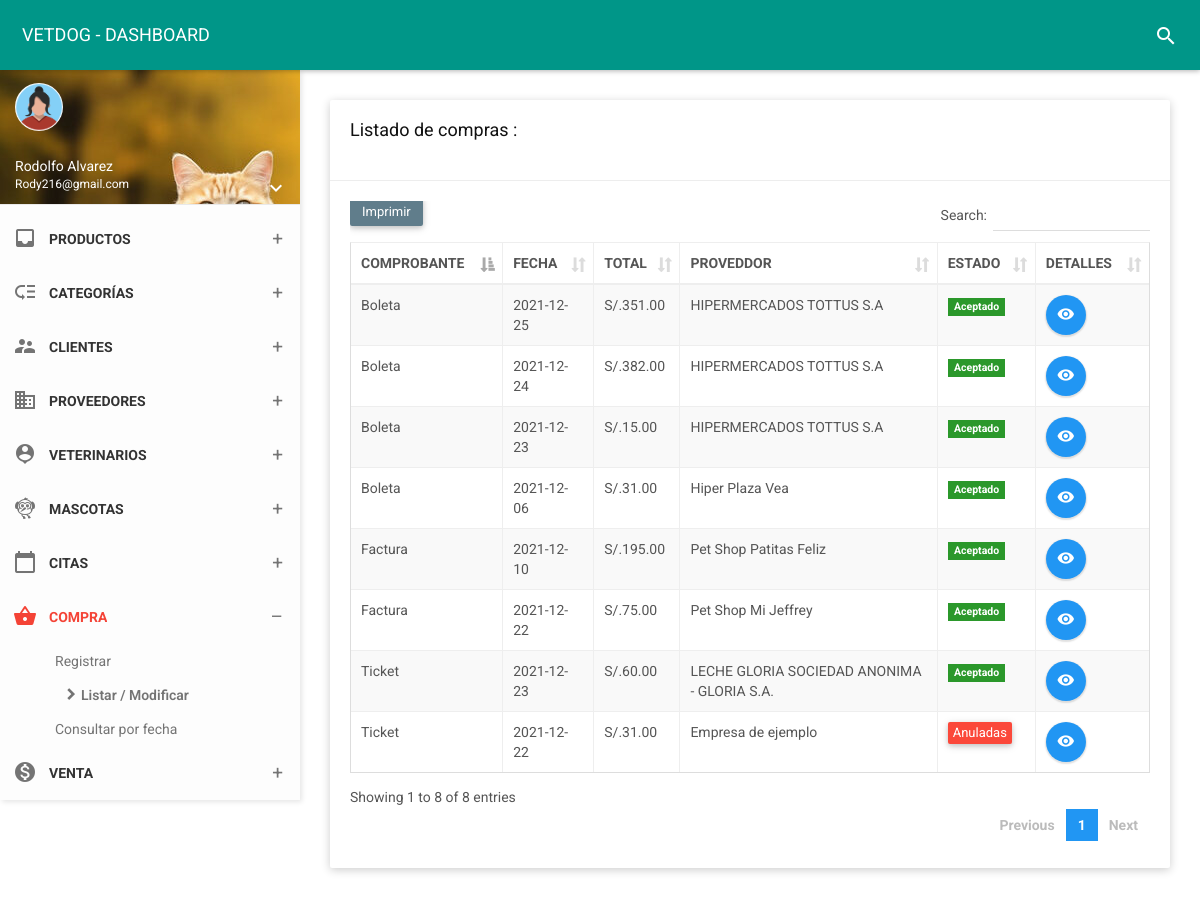
/folder/compra.php (signed in), run on the app's committed database.
### tables this page shows
CREATE TABLE `compra` (
  `id_compra` int(11) NOT NULL,
  `fecha` date NOT NULL,
  `estado` char(1) NOT NULL,
  `id_prove` int(11) NOT NULL,
  `total` decimal(10,2) NOT NULL,
  `tipoc` varchar(25) NOT NULL,
  `tipopa` varchar(15) NOT NULL
);

CREATE TABLE `supplier` (
  `id_prove` int(11) NOT NULL,
  `nomprove` varchar(255) NOT NULL,
  `ruc` char(14) NOT NULL,
  `direcc` varchar(200) NOT NULL,
  `pais` varchar(50) NOT NULL,
  `tele` char(12) NOT NULL,
  `corre` varchar(35) NOT NULL,
  `estado` char(1) NOT NULL,
  `fere` timestamp NOT NULL DEFAULT current_timestamp() ON UPDATE current_timestamp()
);

### controlador/compracontrolador.php (called while the page is built, shortened)
<?php
class compracontrolador{
    function mostrar(){
        require_once '../vista/compra/mostrar.php';
    }
    }

### vista/compra/mostrar.php (the view, shortened to what this page needs)
<!DOCTYPE html>
<html>
<head>
    <link href="../assets/plugins/bootstrap/css/bootstrap.css" rel="stylesheet">
    <link href="../assets/plugins/node-waves/waves.css" rel="stylesheet" />
    <link href="../assets/plugins/animate-css/animate.css" rel="stylesheet" />
    <link href="../assets/plugins/jquery-datatable/skin/bootstrap/css/dataTables.bootstrap.css" rel="stylesheet">
    <link href="../css/style.css" rel="stylesheet">
    <link href="../assets/css/themes/all-themes.css" rel="stylesheet" />
</head>
<body class="theme-red">
    <nav class="navbar">
        <div class="container-fluid">
            <div class="navbar-header">
                <a class="navbar-brand" href="../vista/panel-admin/administrador"> VETDOG - DASHBOARD </a>
            </div>
            <div class="collapse navbar-collapse" id="navbar-collapse">
                <ul class="nav navbar-nav navbar-right">
                    <li><a href="javascript:void(0);" class="js-search" data-close="true"><i class="material-icons">search</i></a></li>
                </ul>
            </div>
        </div>
    </nav>
    <section>
        <aside id="leftsidebar" class="sidebar">
            <div class="user-info">
                <div class="image">
                    <img src="../assets/img/mujerico.png" width="48" height="48" alt="User" />
                </div>
                <div class="info-container">
                    <div class="name" data-toggle="dropdown" aria-haspopup="true" aria-expanded="false"><?php echo ucfirst($_SESSION['nombre']); ?></div>
                    <div class="email"><?php echo ucfirst($_SESSION['correo']); ?></div>
                    <div class="btn-group user-helper-dropdown">
                        <i class="material-icons" data-toggle="dropdown" aria-haspopup="true" aria-expanded="true">keyboard_arrow_down</i>
                    </div>
                </div>
            </div>
            <div class="menu">
                <ul class="list">
                    <li>
                        <a href="../vista/panel-admin/administrador">
                        </a>
                    </li>
                    <li>
                        <a href="javascript:void(0);" class="menu-toggle">
                            <i class="material-icons">inbox</i>
                            <span>PRODUCTOS</span>
                        </a>
                    </li>
                    <li>
                        <a href="javascript:void(0);" class="menu-toggle">
                            <i class="material-icons">low_priority</i>
                            <span>CATEGORÍAS</span>
                        </a>
                    </li>
                    <li>
                        <a href="javascript:void(0);" class="menu-toggle">
                            <i class="material-icons">supervisor_account</i>
                            <span>CLIENTES</span>
                        </a>
                    </li>
                    <li>
                        <a href="javascript:void(0);" class="menu-toggle">
                            <i class="material-icons">business</i>
                            <span>PROVEEDORES</span>
                        </a>
                    </li>
                    <li>
                        <a href="javascript:void(0);" class="menu-toggle">
                            <i class="material-icons">person_pin</i>
                            <span>VETERINARIOS</span>
                        </a>
                    </li>
                    <li>
                        <a href="javascript:void(0);" class="menu-toggle">
                            <i class="material-icons">flutter_dash</i>
                            <span>MASCOTAS</span>
                        </a>
</li>
                    <li>
                        <a href="javascript:void(0);" class="menu-toggle">
                            <i class="material-icons">calendar_today</i>
                            <span>CITAS</span>
                        </a>
    </li>
    <li class="active">
                        <a href="javascript:void(0);" class="menu-toggle">
                            <i class="material-icons">shopping_basket</i>
                            <span>COMPRA</span>
                        </a>
                        <ul class="ml-menu">
                            <li>
                                <a href="../vista/compra/nuevo">Registrar</a>
                            </li>
                            <li class="active">
                                <a href="compra">Listar / Modificar</a>
                            </li>
                            <li>
                                <a href="../vista/compra/compras_fecha">Consultar por fecha</a>
                            </li>
                        </ul>
    </li>
<li>
                        <a href="javascript:void(0);" class="menu-toggle">
                            <i class="material-icons">monetization_on</i>
                            <span>VENTA</span>
                        </a>
    </li>
    </section>
    <section class="content">
        <div class="container-fluid">
            <div class="row clearfix">
                <div class="col-lg-12 col-md-12 col-sm-12 col-xs-12">
                    <div class="card">
                        <div class="header">
                            <h2>
                                Listado de compras :
                            </h2><br>
                        </div>
                        <div class="body">
                            <div class="table-responsive">
                                <?php
$contraseña = "";
$usuario = "root";
$nombre_base_de_datos = "vetdog";
try{
    $base_de_datos = new PDO('mysql:host=localhost;dbname=' . $nombre_base_de_datos, $usuario, $contraseña);
     $base_de_datos->query("set names utf8;");
    $base_de_datos->setAttribute(PDO::ATTR_EMULATE_PREPARES, FALSE);
    $base_de_datos->setAttribute(PDO::ATTR_ERRMODE, PDO::ERRMODE_EXCEPTION);
    $base_de_datos->setAttribute(PDO::ATTR_DEFAULT_FETCH_MODE, PDO::FETCH_OBJ);
}catch(Exception $e){
    echo "Ocurrió algo con la base de datos: " . $e->getMessage();
}
$sentencia = $base_de_datos->query("SELECT  compra.fecha, compra.id_compra,compra.estado, compra.total,compra.tipoc, compra.tipopa, supplier.id_prove, supplier.nomprove, supplier.ruc, supplier.direcc, supplier.pais, supplier.tele, supplier.corre,
GROUP_CONCAT( products.nompro, '..', products.codigo, '..',products.preciC, '..', productos_comprados.canti SEPARATOR '__') AS products FROM compra INNER JOIN productos_comprados ON productos_comprados.id_compra = compra.id_compra INNER JOIN products ON products.id_prod = productos_comprados.id_prod INNER JOIN supplier ON compra.id_prove =supplier.id_prove GROUP BY compra.id_compra ORDER BY compra.id_compra DESC;");
$compras = $sentencia->fetchAll(PDO::FETCH_OBJ);
?>
                                <table class="table table-bordered table-striped table-hover dataTable js-exportable">
                                    <thead>
                                        <tr>
                                        <th>COMPROBANTE</th>
                                        <th>FECHA</th>
                                        <th>TOTAL</th>
                                        <th>PROVEDDOR</th>
                                        <th>ESTADO</th>
                                        <th>DETALLES</th>
                                    </tr>
                                    </thead>
                                    <tbody>
                                    <?php foreach($compras as $compra){ ?>
                                    <tr>
                                    <td><?php echo $compra->tipoc ?></td>
                                    <td><?php echo $compra->fecha ?></td>
                                    <td>S/.<?php echo $compra->total ?></td>
                                    <td><?php echo $compra->nomprove ?></td>
                                    <td>
                <?php
                if($compra->estado==1)  { ?>
                <form  method="get" action="javascript:activo('<?php echo $compra->id_compra; ?>')">
                    <span class="label label-success">Aceptado</span>
                </form>
                <?php  }   else {?>
                    <form  method="get" action="javascript:inactivo('<?php echo $compra->id_compra; ?>')">
                        <button type="submit" class="btn btn-danger btn-xs">Anuladas</button>
                     </form>
                        <?php  } ?>
            </td>
            <td>
                <a type="button" href="../vista/compra/detalles?id=<?php echo $compra->id_compra; ?>"  class="btn bg-blue btn-circle waves-effect waves-circle waves-float">
                    <i class="material-icons">remove_red_eye</i>
                </a>
            </td>
                                    </tr>
                                     <?php } ?>
                                </tbody>
                                </table>
                            </div>
                        </div>
                    </div>
                </div>
            </div>
        </div>
    </section>
</body>
</html>

### assets/css/themes/all-themes.css (style rules this page uses)
.theme-red .navbar-brand { color: #fff; }
.theme-red .nav > li > a { color: #fff; }
.theme-red .sidebar .menu .list li.active { background-color: transparent; }
.theme-red .sidebar .menu .list li.active > :first-child i, .theme-red .sidebar .menu .list li.active > :first-child span { color: #F44336; }
.theme-red .sidebar .menu .list .toggled { background-color: transparent; }
.theme-red .sidebar .menu .list .ml-menu { background-color: transparent; }

### data on the page
compra: tipoc "Boleta", fecha "2021-12-25", total "351.00", id_prove.nomprove "HIPERMERCADOS TOTTUS S.A"
compra: tipoc "Boleta", fecha "2021-12-24", total "382.00", id_prove.nomprove "HIPERMERCADOS TOTTUS S.A"
compra: tipoc "Boleta", fecha "2021-12-23", total "15.00", id_prove.nomprove "HIPERMERCADOS TOTTUS S.A"
compra: tipoc "Ticket", fecha "2021-12-23", total "60.00", id_prove.nomprove "LECHE GLORIA SOCIEDAD ANONIMA - GLORIA S.A."
compra: tipoc "Boleta", fecha "2021-12-06", total "31.00", id_prove.nomprove "Hiper Plaza Vea"
compra: tipoc "Factura", fecha "2021-12-10", total "195.00", id_prove.nomprove "Pet Shop Patitas Feliz"
compra: tipoc "Factura", fecha "2021-12-22", total "75.00", id_prove.nomprove "Pet Shop Mi Jeffrey"
compra: tipoc "Ticket", fecha "2021-12-22", total "31.00", id_prove.nomprove "Empresa de ejemplo"

### other printed values
$_SESSION['nombre'] "Rodolfo Alvarez"
$_SESSION['correo'] "Rody216@gmail.com"
